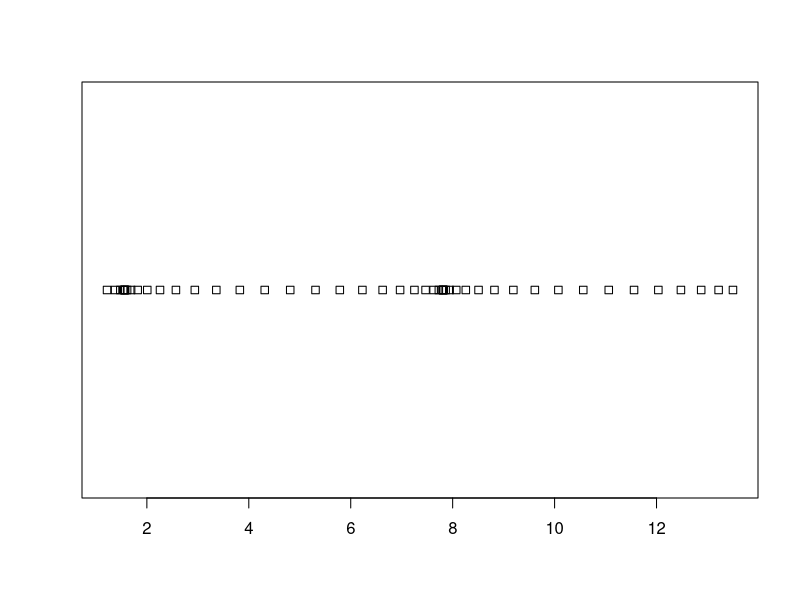

Generate this figure with R:
x <- c(1:50)
y <- x/4 + cos(x/50.0*4.0*pi)

x11()

stripchart(y)

z <- locator(1) # wait for mouse click or enter pressed
